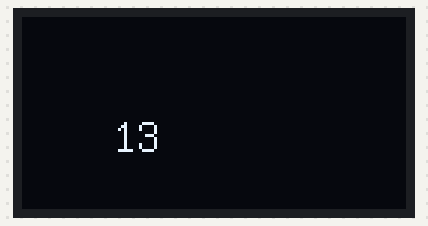
Recording of a sketch running on a simulated Arduino Uno, built with avr-gcc and run on an emulated ATmega328P. On the bench: 128×64 one-colour display.

Above: at 0.59 s.
At 5.24 s:
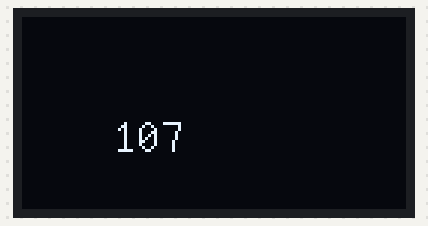
At 10.53 s:
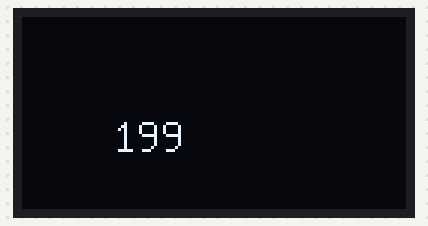
At 20.29 s:
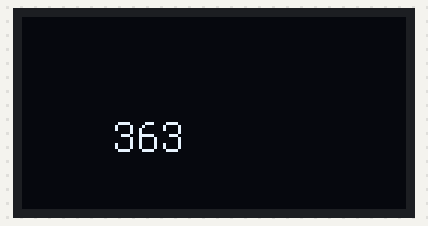
At 30.14 s:
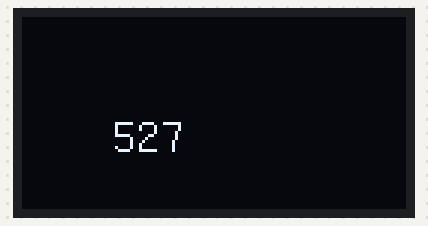
At 39.95 s:
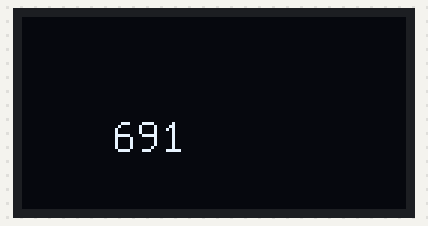

The sketch:

SSD1306.ino
```cpp
#include <U8glib.h>
char buffer[16];
// U8GLIB_SSD1306_128X64 u8g(U8G_I2C_OPT_NONE);
U8GLIB_SSD1306_128X64 u8g(13,11,10,9,8);
int i = 0;
void draw() {
  u8g.setFont(u8g_font_unifont);
  //u8g.drawStr( 0, 15, "Hello World!overflow line");
  u8g.drawStr(30,45, buffer);
  //u8g.drawStr(40,45, "frames");
}

void setup() {
}

void loop() {
  u8g.firstPage();
  do {
    draw();
  }
  while( u8g.nextPage() );
  itoa(i, buffer, 10);
  i++;
  //  delay(1000);
}
```
